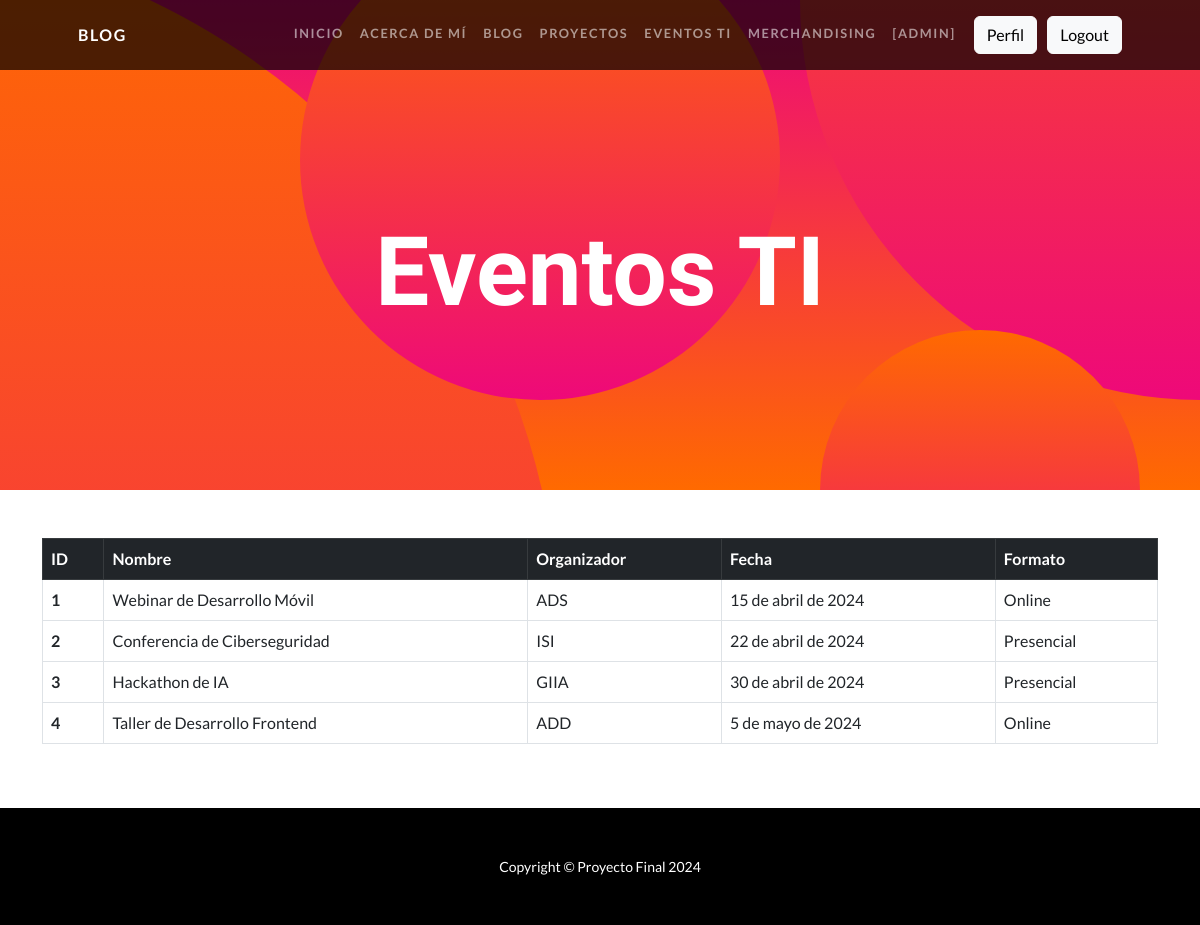
The page /eventos/ (signed in) on the database its author committed.
### aplicacion/models.py (models this page shows, shortened)
class Eventos(models.Model):
    nombre = models.CharField(max_length=100)
    organizador = models.CharField(max_length=100)
    fecha = models.DateField()
    formato = models.CharField(max_length=50)
    class Meta:
        verbose_name = "Evento"
        verbose_name_plural = "Eventos"

### aplicacion/views.py (the view)
# urls.py: path('eventos/', eventos, name="eventos"),
def eventos(request):
    contexto = {'eventos': Eventos.objects.all().order_by("id")}
    return render(request, "aplicacion/eventos.html", contexto)

### aplicacion/templates/aplicacion/eventos.html
{% extends "aplicacion/index.html" %}
{% block titulo %}
<h1 class="masthead-heading mb-0">Eventos TI</h1>
{% endblock titulo %}
{% block contenido %}
<table class="table table-bordered">
    <thead>
      <tr class="table-dark">
        <th scope="col">ID</th>
        <th scope="col">Nombre</th>
        <th scope="col">Organizador</th>
        <th scope="col">Fecha</th>
        <th scope="col">Formato</th>
      </tr>
    </thead>
    <tbody>
{% for e in eventos %}
      <tr>
        <th scope="row">{{ e.id }}</th>
        <td>{{ e.nombre }}</td>
        <td>{{ e.organizador }}</td>
        <td>{{ e.fecha }}</td>
        <td>{{ e.formato }}</td>
      </tr>
{% endfor %}
    </tbody>
</table>
{% endblock contenido %}

### aplicacion/templates/aplicacion/index.html (shortened to what this page needs)
<!DOCTYPE html>
<html lang="en">
    <head>
        {% load static %}
        <link href="{% static 'css/styles.css' %}" rel="stylesheet" />
    </head>
    <body id="page-top">
        <nav class="navbar navbar-expand-lg navbar-dark navbar-custom fixed-top">
            <div class="container px-5">
                <a class="navbar-brand" href="/">Blog</a>
                <div class="collapse navbar-collapse" id="navbarResponsive">
                    <ul class="navbar-nav ms-auto">
                        <li class="nav-item"><a class="nav-link" href="/">Inicio</a></li>
                        <li class="nav-item"><a class="nav-link" href="{% url 'acerca' %}">Acerca de mí </a></li>
                        {% if user.is_authenticated %}
                        <li class="nav-item"><a class="nav-link" href="{% url 'blog_admin' %}">Blog</a></li>
                        <li class="nav-item"><a class="nav-link" href="{% url 'proyectos_admin' %}">Proyectos</a></li>
                        <li class="nav-item"><a class="nav-link" href="{% url 'eventos_admin' %}">Eventos TI</a></li>
                        <li class="nav-item"><a class="nav-link" href="{% url 'merchandising_admin' %}">Merchandising</a></li>
                        <li class="nav-item"><a class="nav-link">[{{user.username}}]</a></li>
                        <li class="nav-item"></li>
                        <li class="nav-item"><a class="btn btn-light" href="{% url 'perfil' %}">Perfil</a></li>
                        <li class="nav-item"></li>
                        <li class="nav-item"><a class="btn btn-light" href="{% url 'logout' %}">Logout</a></li>
                        {% endif %}
                    </ul>
                </div>
            </div>
        </nav>
        <header class="masthead text-center text-white">
            <div class="masthead-content">
                <div class="container px-5">
                    {% block titulo %}{% endblock titulo %}
                </div>
            </div>
            <div class="bg-circle-1 bg-circle"></div>
            <div class="bg-circle-2 bg-circle"></div>
            <div class="bg-circle-3 bg-circle"></div>
            <div class="bg-circle-4 bg-circle"></div>
        </header>
        <div class="container py-5">
            {% block contenido %}{% endblock contenido %}
        </div>
        <footer class="py-5 bg-black">
            <div class="container px-5"><p class="m-0 text-center text-white small">Copyright &copy; Proyecto Final 2024</p></div>
        </footer>
    </body>
</html>

### rows shown on the page
Eventos: id "1", nombre "Webinar de Desarrollo Móvil", organizador "ADS", fecha "15 de abril de 2024", formato "Online"
Eventos: id "2", nombre "Conferencia de Ciberseguridad", organizador "ISI", fecha "22 de abril de 2024", formato "Presencial"
Eventos: id "3", nombre "Hackathon de IA", organizador "GIIA", fecha "30 de abril de 2024", formato "Presencial"
Eventos: id "4", nombre "Taller de Desarrollo Frontend", organizador "ADD", fecha "5 de mayo de 2024", formato "Online"

### other values the page prints
{{ user.username }} "ADMIN"
